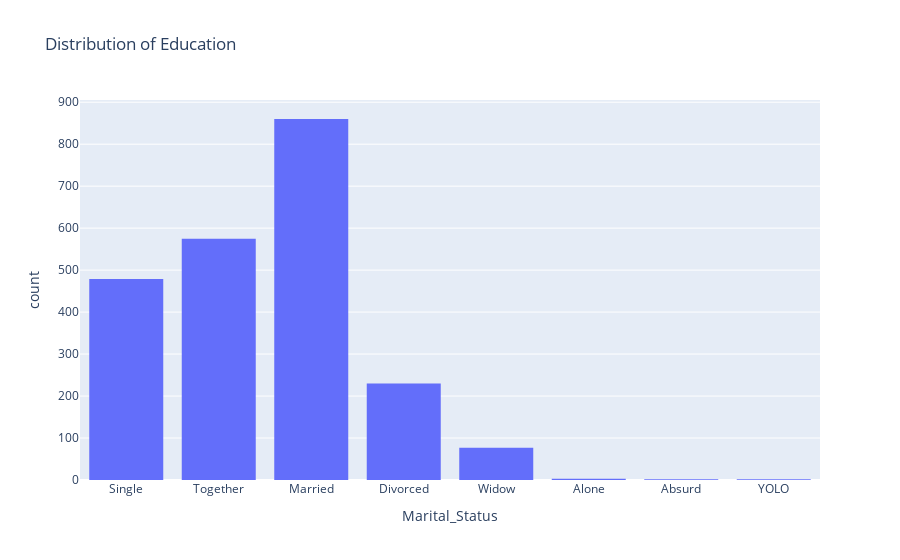

The code cell stored with this chart in its notebook:
### Markdown cell above
The data appears to be not strongly skewed in a specific direction and it is relatively symmetric.

### Code cell
fig = px.histogram(df,x='Marital_Status', title='Distribution of Education')
fig.show()

### Figure 1 — Plotly figure (JSON) as saved in the notebook; plotly's stock layout.template omitted (floating-point values rounded to 4 significant figures; data arrays with more than 128 entries replaced by an {"elided": "..."} marker saying what was removed)
{"data": [{"alignmentgroup": "True", "bingroup": "x", "hovertemplate": "Marital_Status=%{x}<br>count=%{y}<extra></extra>", "legendgroup": "", "marker": {"color": "#636efa", "pattern": {"shape": ""}}, "name": "", "offsetgroup": "", "orientation": "v", "showlegend": false, "type": "histogram", "x": {"elided": "2228 str values"}, "xaxis": "x", "yaxis": "y"}], "layout": {"barmode": "relative", "legend": {"tracegroupgap": 0}, "title": {"text": "Distribution of Education"}, "xaxis": {"anchor": "y", "domain": [0, 1], "title": {"text": "Marital_Status"}}, "yaxis": {"anchor": "x", "domain": [0, 1], "title": {"text": "count"}}}}
